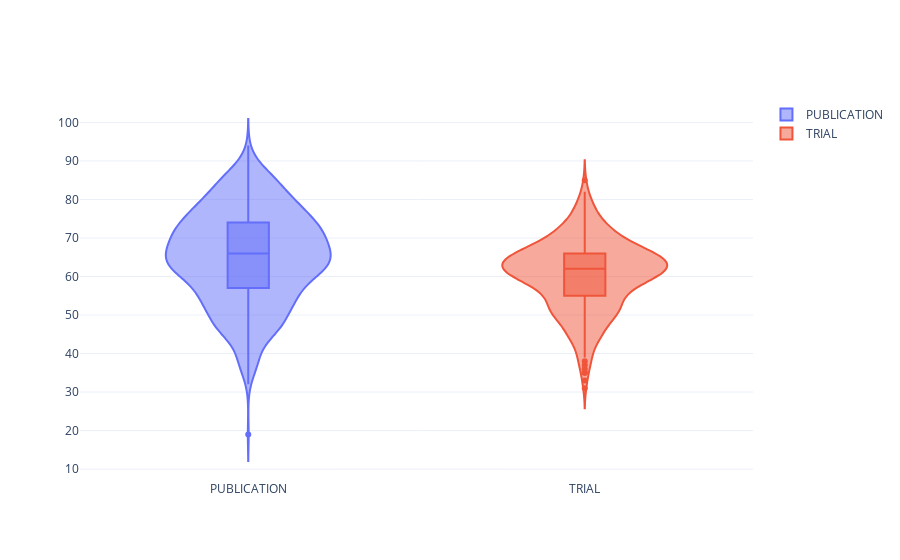

Notebook code for this chart:
### Code cell
# Perform Mann-Whitney U-test to compare age between TRIAL and PUBLICATION originTypes
# drop rows where AGE_SAMPLING is null
age_df = df.dropna(subset=['AGE_SAMPLING'])
u_stat, p_value = stats.mannwhitneyu(age_df.loc[age_df['originType'] == 'TRIAL', 'AGE_SAMPLING'],
                                     age_df.loc[age_df['originType'] == 'PUBLICATION', 'AGE_SAMPLING'])

print("Mann-Whitney U-statistic:", u_stat)
print("p-value:", p_value)

# Interpret the results:
# - If p-value < 0.05, reject the null hypothesis that TRIAL and PUBLICATION originTypes have equal medians.
# - The smaller the p-value, the stronger evidence against the null hypothesis.

if p_value < 0.05:
    print("Reject the null hypothesis: There is a statistically significant difference in age between TRIAL and PUBLICATION originTypes.")
else:
    print("Fail to reject the null hypothesis: There is no statistically significant difference in age between TRIAL and PUBLICATION originTypes.")

# Plot violin plot of originType by age using Plotly
fig = go.Figure(data=[go.Violin(y=df.loc[df['originType'] == c, 'AGE_SAMPLING'],
                                 name=c,
                                 box_visible=True)
                      for c in df['originType'].unique()])

# Display the plot
fig.show()

### Figure 1 — Plotly figure (JSON) as saved in the notebook; plotly's stock layout.template omitted (floating-point values rounded to 4 significant figures; data arrays with more than 128 entries replaced by an {"elided": "..."} marker saying what was removed)
{"data": [{"box": {"visible": true}, "name": "PUBLICATION", "type": "violin", "y": {"elided": "727 float values"}}, {"box": {"visible": true}, "name": "TRIAL", "type": "violin", "y": {"elided": "416 float values"}}], "layout": {}}
